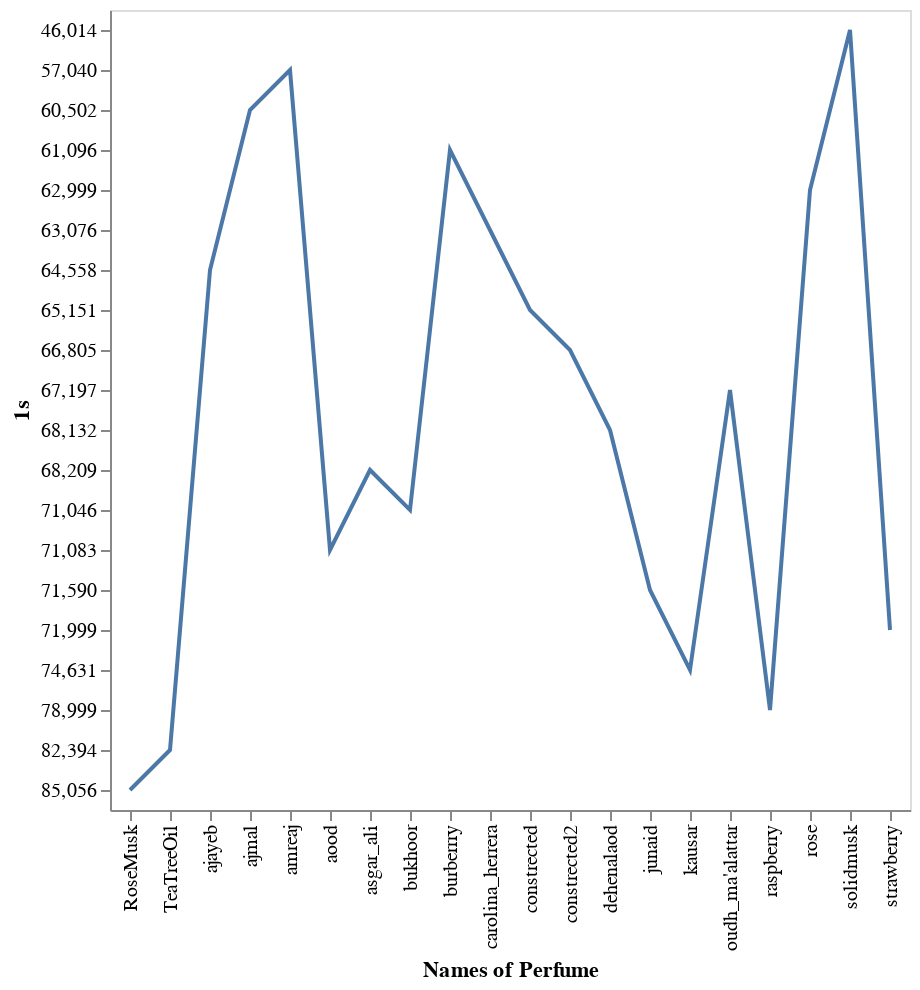

The notebook cell saved with this chart:
### Code cell
import altair as alt
import pandas as pd 

perfume= pd.read_csv (r"C:\Users\lanzc\Documents\week5\perfume_data (1).csv")

alt.Chart(perfume).mark_line().encode(
    x = "Names of Perfume",
    y = "1s"
)

### Figure 1 — Vega-Lite specification as saved in the notebook (floating-point values rounded to 4 significant figures)
{"config": {"view": {"continuousWidth": 400, "continuousHeight": 300}}, "data": {"name": "data-3d3c55f1deabc126b5b1d6798957b54f"}, "mark": "line", "encoding": {"x": {"type": "nominal", "field": "Names of Perfume"}, "y": {"type": "nominal", "field": "1s"}}, "$schema": "https://vega.github.io/schema/vega-lite/v4.8.1.json", "datasets": {"data-3d3c55f1deabc126b5b1d6798957b54f": [{"Names of Perfume": "ajayeb", "1s": "64,558", "2s": "64,556", "3s": "64,543", "4s": "64,543", "5s": "64,541", "6s": "64,543", "7s": "64,543", "8s": "64,541", "9s": "64,541", "10s": "64,541", "11s": "64,541", "12s": "64,541", "13s": "64,541", "14s": "64,528", "15s": "64,528", "16s": "63,529", "17s": "63,529", "18s": "64,541", "19s": "64,541", "20s": "64,541", "21s": "64,541", "22s": "64,541", "23s": "64,541", "24s": "64,541", "25s": "64,528", "26s": "64,528", "27s": "64,528", "28s": "64,528"}, {"Names of Perfume": "ajmal", "1s": "60,502", "2s": "60,489", "3s": "61,485", "4s": "60,487", "5s": "61,485", "6s": "61,513", "7s": "60,515", "8s": "60,500", "9s": "60,500", "10s": "60,487", "11s": "60,500", "12s": "61,526", "13s": "60,528", "14s": "60,528", "15s": "60,528", "16s": "60,500", "17s": "61,483", "18s": "61,485", "19s": "60,472", "20s": "60,472", "21s": "60,461", "22s": "61,470", "23s": "60,487", "24s": "60,487", "25s": "61,485", "26s": "60,487", "27s": "60,472", "28s": "60,472"}, {"Names of Perfume": "amreaj", "1s": "57,040", "2s": "57,040", "3s": "57,040", "4s": "58,041", "5s": "58,041", "6s": "58,041", "7s": "58,041", "8s": "57,042", "9s": "57,042", "10s": "58,043", "11s": "58,043", "12s": "58,043", "13s": "58,043", "14s": "58,043", "15s": "57,042", "16s": "58,041", "17s": "58,041", "18s": "58,041", "19s": "58,041", "20s": "58,041", "21s": "58,041", "22s": "58,041", "23s": "58,041", "24s": "58,041", "25s": "58,041", "26s": "58,041", "27s": "58,041", "28s": "58,041"}, {"Names of Perfume": "aood", "1s": "71,083", "2s": "72,087", "3s": "71,091", "4s": "71,095", "5s": "71,099", "6s": "72,103", "7s": "71,099", "8s": "72,099", "9s": "72,099", "10s": "73,098", "11s": "72,094", "12s": "73,094", "13s": "72,091", "14s": "72,091", "15s": "72,091", "16s": "72,095", "17s": "72,095", "18s": "72,095", "19s": "72,095", "20s": "71,095", "21s": "71,095", "22s": "72,103", "23s": "71,103", "24s": "71,103", "25s": "71,103", "26s": "72,103", "27s": "72,103", "28s": "72,098"}, {"Names of Perfume": "asgar_ali", "1s": "68,209", "2s": "68,209", "3s": "68,216", "4s": "68,216", "5s": "68,223", "6s": "68,223", "7s": "68,223", "8s": "68,223", "9s": "68,230", "10s": "68,230", "11s": "68,230", "12s": "68,230", "13s": "68,230", "14s": "68,230", "15s": "68,223", "16s": "68,223", "17s": "68,223", "18s": "68,223", "19s": "68,230", "20s": "67,224", "21s": "67,217", "22s": "67,217", "23s": "68,223", "24s": "68,223", "25s": "68,223", "26s": "68,223", "27s": "68,223", "28s": "68,230"}, {"Names of Perfume": "bukhoor", "1s": "71,046", "2s": "71,046", "3s": "71,046", "4s": "71,046", "5s": "71,046", "6s": "71,046", "7s": "71,046", "8s": "71,046", "9s": "71,046", "10s": "70,046", "11s": "69,046", "12s": "70,046", "13s": "70,046", "14s": "69,046", "15s": "69,046", "16s": "70,048", "17s": "70,048", "18s": "70,048", "19s": "70,049", "20s": "70,049", "21s": "70,049", "22s": "70,048", "23s": "70,049", "24s": "70,048", "25s": "70,046", "26s": "70,046", "27s": "70,048", "28s": "71,048"}, {"Names of Perfume": "burberrry", "1s": "61,096", "2s": "61,096", "3s": "60,093", "4s": "60,092", "5s": "60,093", "6s": "60,093", "7s": "61,096", "8s": "61,096", "9s": "61,096", "10s": "61,096", "11s": "60,092", "12s": "60,092", "13s": "60,092", "14s": "60,092", "15s": "61,092", "16s": "61,092", "17s": "60,089", "18s": "60,089", "19s": "60,089", "20s": "60,089", "21s": "60,089", "22s": "60,092", "23s": "60,089", "24s": "60,089", "25s": "60,089", "26s": "61,088", "27s": "61,088", "28s": "60,089"}, {"Names of Perfume": "dehenalaod", "1s": "68,132", "2s": "69,137", "3s": "69,137", "4s": "68,137", "5s": "68,137", "6s": "69,142", "7s": "69,142", "8s": "68,137", "9s": "68,137", "10s": "68,137", "11s": "69,142", "12s": "69,142", "13s": "69,142", "14s": "69,142", "15s": "69,142", "16s": "68,142", "17s": "68,142", "18s": "69,142", "19s": "69,142", "20s": "69,142", "21s": "69,142", "22s": "69,142", "23s": "69,142", "24s": "68,137", "25s": "69,137", "26s": "69,137", "27s": "69,137", "28s": "69,136"}, {"Names of Perfume": "junaid", "1s": "71,590", "2s": "71,575", "3s": "71,574", "4s": "71,560", "5s": "71,560", "6s": "71,559", "7s": "72,573", "8s": "71,559", "9s": "71,559", "10s": "71,559", "11s": "71,559", "12s": "72,588", "13s": "72,588", "14s": "72,587", "15s": "72,573", "16s": "72,572", "17s": "72,571", "18s": "72,557", "19s": "72,557", "20s": "72,556", "21s": "72,556", "22s": "72,557", "23s": "72,556", "24s": "72,542", "25s": "72,542", "26s": "72,556", "27s": "72,556", "28s": "72,556"}, {"Names of Perfume": "kausar", "1s": "74,631", "2s": "74,649", "3s": "74,650", "4s": "74,650", "5s": "74,650", "6s": "74,632", "7s": "74,632", "8s": "74,632", "9s": "73,633", "10s": "73,650", "11s": "73,650", "12s": "74,667", "13s": "74,667", "14s": "73,650", "15s": "73,633", "16s": "73,617", "17s": "73,617", "18s": "73,617", "19s": "73,617", "20s": "73,585", "21s": "73,584", "22s": "73,600", "23s": "73,601", "24s": "73,601", "25s": "73,585", "26s": "73,585", "27s": "73,585", "28s": "73,585"}, {"Names of Perfume": "rose", "1s": "62,999", "2s": "62,999", "3s": "62,999", "4s": "62,999", "5s": "62,999", "6s": "62,999", "7s": "61,999", "8s": "62,999", "9s": "62,999", "10s": "62,999", "11s": "62,999", "12s": "62,999", "13s": "61,999", "14s": "62,999", "15s": "62,999", "16s": "62,999", "17s": "62,999", "18s": "62,999", "19s": "62,999", "20s": "62,999", "21s": "62,999", "22s": "62,999", "23s": "62,999", "24s": "61,999", "25s": "62,999", "26s": "62,999", "27s": "62,999", "28s": "61,999"}, {"Names of Perfume": "solidmusk", "1s": "46,014", "2s": "46,014", "3s": "46,014", "4s": "46,014", "5s": "46,014", "6s": "46,015", "7s": "46,015", "8s": "46,015", "9s": "46,015", "10s": "46,015", "11s": "46,015", "12s": "46,015", "13s": "46,015", "14s": "46,015", "15s": "46,015", "16s": "46,015", "17s": "46,015", "18s": "46,015", "19s": "46,015", "20s": "46,015", "21s": "46,015", "22s": "46,015", "23s": "46,015", "24s": "46,015", "25s": "46,015", "26s": "46,015", "27s": "46,015", "28s": "46,015"}, {"Names of Perfume": "TeaTreeOil", "1s": "82,394", "2s": "82,382", "3s": "82,383", "4s": "82,372", "5s": "82,382", "6s": "82,372", "7s": "82,416", "8s": "82,440", "9s": "82,428", "10s": "82,416", "11s": "82,382", "12s": "82,372", "13s": "82,383", "14s": "82,394", "15s": "82,405", "16s": "82,394", "17s": "82,382", "18s": "82,383", "19s": "82,383", "20s": "82,383", "21s": "82,394", "22s": "82,394", "23s": "82,394", "24s": "82,394", "25s": "82,383", "26s": "83,382", "27s": "82,372", "28s": "82,361"}, {"Names of Perfume": "raspberry", "1s": "78,999", "2s": "78,999", "3s": "78,999", "4s": "78,999", "5s": "79,999", "6s": "78,999", "7s": "78,999", "8s": "78,999", "9s": "79,999", "10s": "78,999", "11s": "78,999", "12s": "78,999", "13s": "78,999", "14s": "79,999", "15s": "79,999", "16s": "78,999", "17s": "78,999", "18s": "79,999", "19s": "79,999", "20s": "78,999", "21s": "79,999", "22s": "79,999", "23s": "79,999", "24s": "79,999", "25s": "79,999", "26s": "79,999", "27s": "78,999", "28s": "78,999"}, {"Names of Perfume": "RoseMusk", "1s": "85,056", "2s": "85,056", "3s": "85,056", "4s": "85,056", "5s": "85,056", "6s": "85,056", "7s": "85,056", "8s": "85,056", "9s": "85,056", "10s": "85,056", "11s": "85,056", "12s": "85,056", "13s": "85,056", "14s": "85,056", "15s": "85,056", "16s": "85,056", "17s": "85,056", "18s": "85,056", "19s": "85,056", "20s": "85,056", "21s": "85,056", "22s": "85,056", "23s": "85,056", "24s": "85,056", "25s": "85,056", "26s": "85,056", "27s": "85,056", "28s": "85,056"}, {"Names of Perfume": "strawberry", "1s": "71,999", "2s": "71,999", "3s": "71,999", "4s": "70,999", "5s": "71,999", "6s": "71,999", "7s": "71,999", "8s": "71,999", "9s": "71,999", "10s": "71,999", "11s": "71,999", "12s": "71,999", "13s": "71,999", "14s": "70,999", "15s": "70,999", "16s": "70,999", "17s": "71,999", "18s": "71,999", "19s": "71,999", "20s": "70,999", "21s": "71,999", "22s": "71,999", "23s": "71,999", "24s": "70,999", "25s": "70,999", "26s": "70,999", "27s": "70,999", "28s": "70,999"}, {"Names of Perfume": "constrected2", "1s": "66,805", "2s": "65,808", "3s": "65,808", "4s": "66,805", "5s": "66,805", "6s": "65,785", "7s": "65,785", "8s": "65,785", "9s": "65,785", "10s": "66,782", "11s": "65,765", "12s": "66,763", "13s": "66,760", "14s": "66,760", "15s": "66,760", "16s": "66,739", "17s": "66,722", "18s": "66,722", "19s": "66,722", "20s": "67,736", "21s": "66,719", "22s": "66,719", "23s": "66,701", "24s": "66,701", "25s": "67,717", "26s": "66,701", "27s": "66,698", "28s": "66,698"}, {"Names of Perfume": "carolina_herrera", "1s": "63,076", "2s": "63,072", "3s": "64,072", "4s": "64,068", "5s": "63,065", "6s": "64,065", "7s": "65,064", "8s": "64,061", "9s": "65,061", "10s": "63,062", "11s": "63,062", "12s": "63,062", "13s": "64,065", "14s": "63,058", "15s": "65,061", "16s": "65,061", "17s": "65,058", "18s": "65,057", "19s": "65,055", "20s": "66,054", "21s": "66,054", "22s": "65,055", "23s": "65,055", "24s": "64,055", "25s": "63,052", "26s": "64,052", "27s": "63,052", "28s": "63,052"}, {"Names of Perfume": "oudh_ma'alattar", "1s": "67,197", "2s": "67,197", "3s": "67,204", "4s": "67,210", "5s": "67,204", "6s": "67,204", "7s": "67,210", "8s": "67,210", "9s": "67,210", "10s": "67,210", "11s": "67,204", "12s": "66,198", "13s": "67,197", "14s": "67,197", "15s": "66,198", "16s": "67,203", "17s": "67,203", "18s": "66,198", "19s": "66,198", "20s": "66,204", "21s": "67,211", "22s": "66,204", "23s": "67,217", "24s": "66,211", "25s": "66,212", "26s": "66,211", "27s": "66,211", "28s": "67,218"}, {"Names of Perfume": "constrected", "1s": "65,151", "2s": "66,151", "3s": "66,151", "4s": "66,151", "5s": "65,146", "6s": "66,151", "7s": "65,146", "8s": "65,146", "9s": "65,146", "10s": "65,146", "11s": "65,146", "12s": "65,146", "13s": "65,146", "14s": "65,146", "15s": "65,146", "16s": "65,146", "17s": "65,146", "18s": "65,146", "19s": "66,145", "20s": "66,145", "21s": "66,145", "22s": "66,145", "23s": "66,145", "24s": "66,145", "25s": "66,145", "26s": "66,145", "27s": "66,145", "28s": "66,150"}]}}
